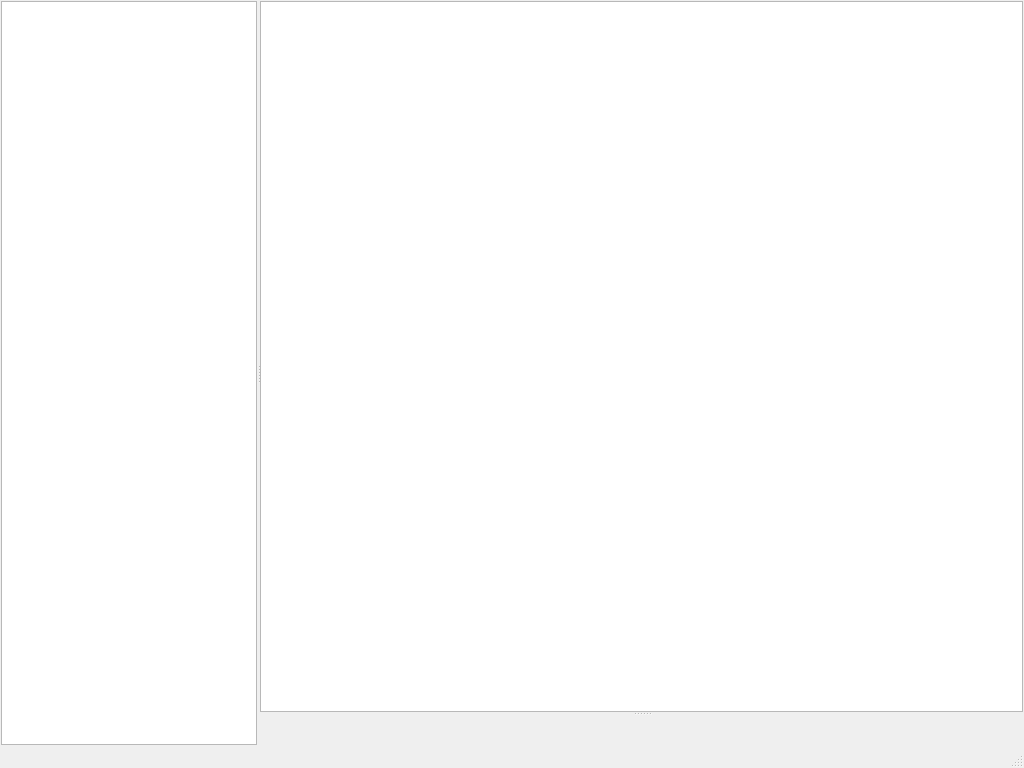
<?xml version="1.0" encoding="UTF-8"?>
<ui version="4.0">
 <class>MainWindow</class>
 <widget class="QMainWindow" name="MainWindow">
  <property name="geometry">
   <rect>
    <x>0</x>
    <y>0</y>
    <width>1024</width>
    <height>768</height>
   </rect>
  </property>
  <property name="sizePolicy">
   <sizepolicy hsizetype="Expanding" vsizetype="Expanding">
    <horstretch>0</horstretch>
    <verstretch>0</verstretch>
   </sizepolicy>
  </property>
  <property name="windowTitle">
   <string>MainWindow</string>
  </property>
  <widget class="QWidget" name="centralwidget">
   <property name="sizePolicy">
    <sizepolicy hsizetype="Expanding" vsizetype="Maximum">
     <horstretch>0</horstretch>
     <verstretch>0</verstretch>
    </sizepolicy>
   </property>
   <property name="layoutDirection">
    <enum>Qt::LeftToRight</enum>
   </property>
   <layout class="QGridLayout" name="gridLayout">
    <property name="leftMargin">
     <number>1</number>
    </property>
    <property name="topMargin">
     <number>1</number>
    </property>
    <property name="rightMargin">
     <number>1</number>
    </property>
    <property name="bottomMargin">
     <number>1</number>
    </property>
    <property name="spacing">
     <number>10</number>
    </property>
    <item row="0" column="0">
     <widget class="QSplitter" name="splitter">
      <property name="sizePolicy">
       <sizepolicy hsizetype="Expanding" vsizetype="Expanding">
        <horstretch>1</horstretch>
        <verstretch>0</verstretch>
       </sizepolicy>
      </property>
      <property name="frameShadow">
       <enum>QFrame::Raised</enum>
      </property>
      <property name="orientation">
       <enum>Qt::Horizontal</enum>
      </property>
      <property name="handleWidth">
       <number>3</number>
      </property>
      <property name="childrenCollapsible">
       <bool>false</bool>
      </property>
      <widget class="QTreeWidget" name="treeWidget">
       <property name="sizePolicy">
        <sizepolicy hsizetype="Minimum" vsizetype="Minimum">
         <horstretch>0</horstretch>
         <verstretch>0</verstretch>
        </sizepolicy>
       </property>
       <property name="minimumSize">
        <size>
         <width>200</width>
         <height>0</height>
        </size>
       </property>
       <property name="animated">
        <bool>true</bool>
       </property>
       <attribute name="headerVisible">
        <bool>false</bool>
       </attribute>
       <column>
        <property name="text">
         <string notr="true">1</string>
        </property>
       </column>
      </widget>
      <widget class="QWidget" name="widget" native="true">
       <property name="sizePolicy">
        <sizepolicy hsizetype="Expanding" vsizetype="Expanding">
         <horstretch>1</horstretch>
         <verstretch>0</verstretch>
        </sizepolicy>
       </property>
       <layout class="QVBoxLayout" name="verticalLayout" stretch="0">
        <property name="leftMargin">
         <number>0</number>
        </property>
        <property name="topMargin">
         <number>0</number>
        </property>
        <property name="rightMargin">
         <number>0</number>
        </property>
        <property name="bottomMargin">
         <number>0</number>
        </property>
        <item>
         <widget class="QSplitter" name="splitter_2">
          <property name="sizePolicy">
           <sizepolicy hsizetype="Expanding" vsizetype="Expanding">
            <horstretch>0</horstretch>
            <verstretch>0</verstretch>
           </sizepolicy>
          </property>
          <property name="orientation">
           <enum>Qt::Vertical</enum>
          </property>
          <property name="handleWidth">
           <number>3</number>
          </property>
          <widget class="QGraphicsView" name="graphicsView">
           <property name="sizePolicy">
            <sizepolicy hsizetype="Expanding" vsizetype="Expanding">
             <horstretch>0</horstretch>
             <verstretch>1</verstretch>
            </sizepolicy>
           </property>
          </widget>
          <widget class="QWidget" name="widget_2" native="true"/>
         </widget>
        </item>
       </layout>
      </widget>
     </widget>
    </item>
   </layout>
  </widget>
  <widget class="QMenuBar" name="menubar">
   <property name="geometry">
    <rect>
     <x>0</x>
     <y>0</y>
     <width>1024</width>
     <height>21</height>
    </rect>
   </property>
  </widget>
  <widget class="QStatusBar" name="statusbar"/>
 </widget>
 <resources/>
 <connections/>
</ui>
